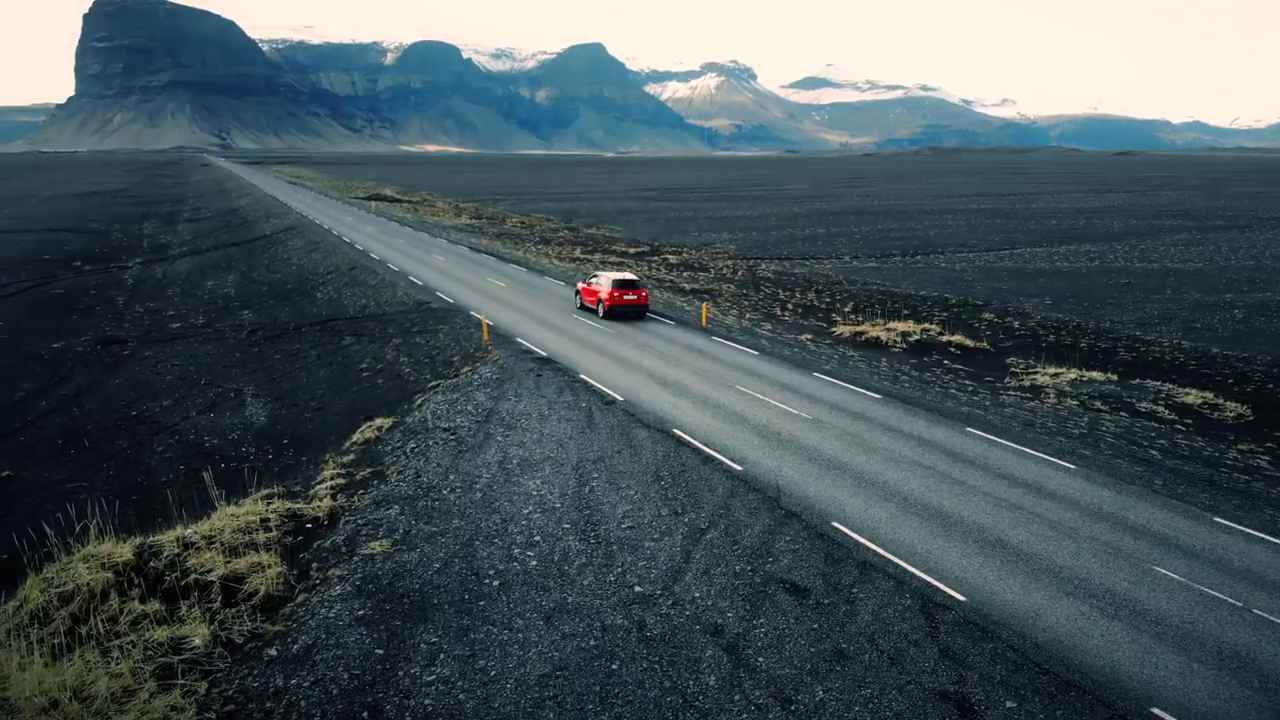
#> input picture frame 22 of car.mp4, 1280 x 720 px
$ jupyter execute lesson8.ipynb
#> lines starting #> are read from the running program, lines starting #| are printed output that depends on the picture; after the words box and inside, x2 and y2 are one past the last pixel; in counts of white or black regions, pixels touching at a corner belong together
[cell 1]
import cv2
import numpy as np

[cell 2]
cap = cv2.VideoCapture('car.mp4')

while True:
    ret, frame = cap.read()
#> frame is the input picture: shape (720, 1280, 3); mean B, G, R 90.4, 86.6, 72.1

    if ret:
        frame = cv2.cvtColor(frame, cv2.COLOR_BGR2GRAY)
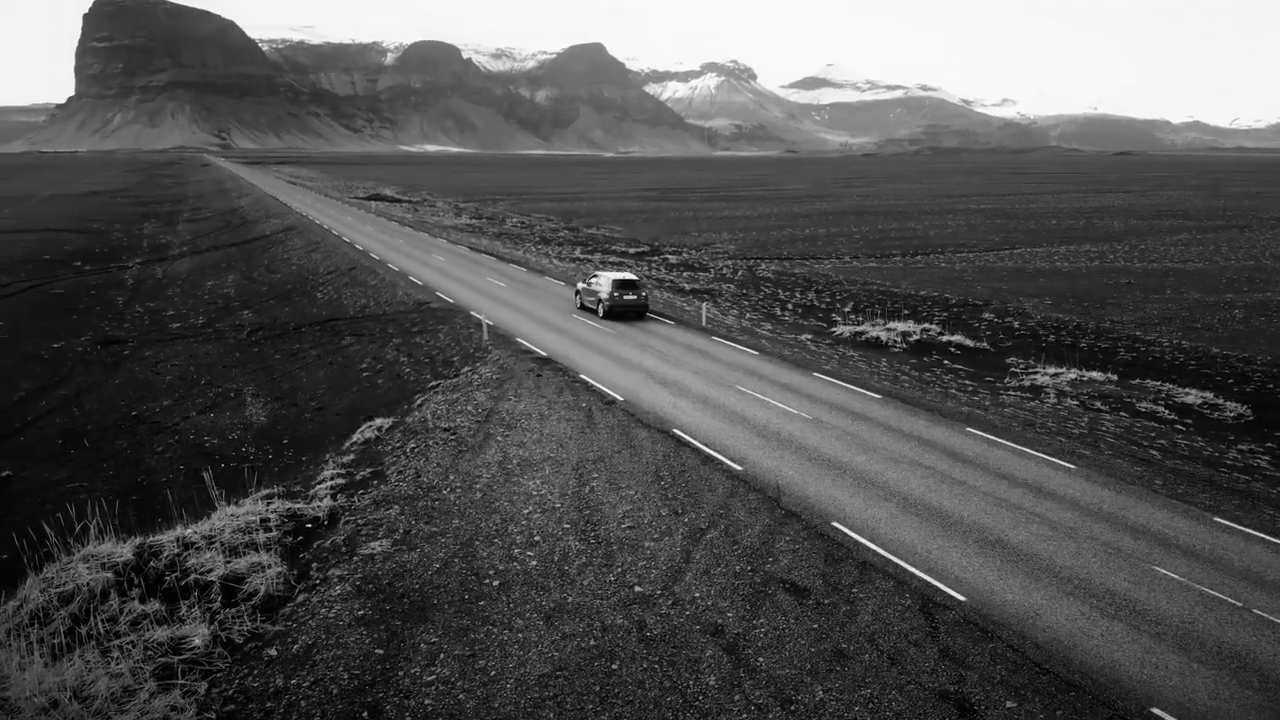
#> frame: shape (720, 1280); min 0, max 255, mean 82.7
        ret, t1 = cv2.threshold(frame, 127, 255, cv2.THRESH_BINARY)
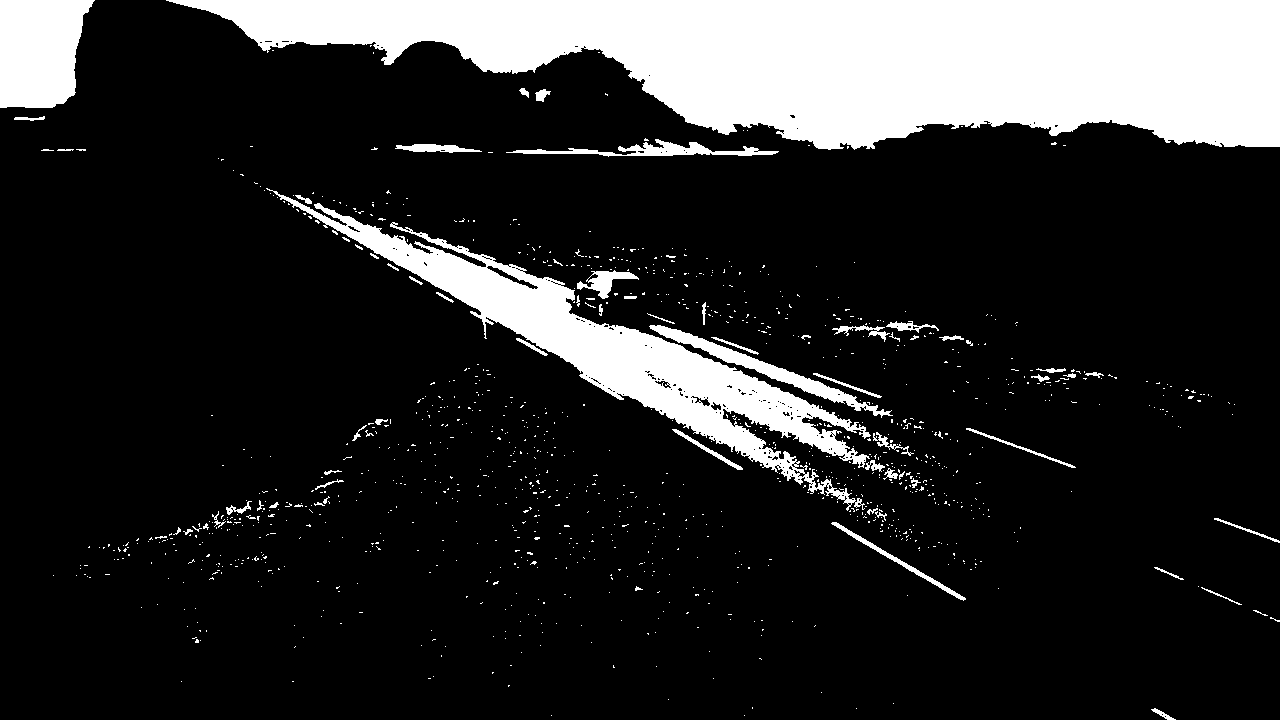
#> t1: shape (720, 1280); 17.1% white; 1143 white regions (1076 under 20 px), largest, box (x1, y1, x2, y2) and area: (166, 0, 1280, 150) 106495, (266, 188, 871, 511) 29088, (0, 0, 95, 108) 8388
        ret, t2 = cv2.threshold(frame, 127, 255, cv2.THRESH_BINARY_INV)
        ret, t3 = cv2.threshold(frame, 127, 255, cv2.THRESH_TRUNC)
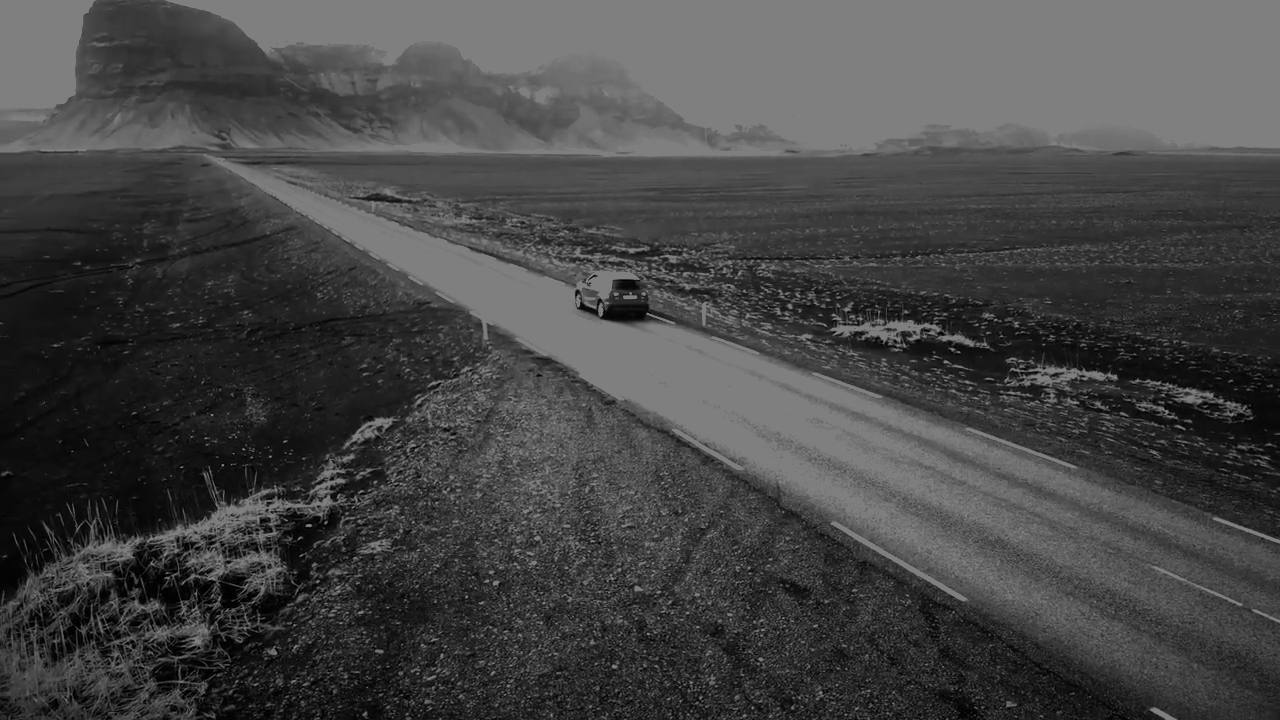
#> t3: shape (720, 1280); min 0, max 127, mean 69.4
        ret, t4 = cv2.threshold(frame, 127, 255, cv2.THRESH_TOZERO)
        ret, t5 = cv2.threshold(frame, 127, 255, cv2.THRESH_TOZERO_INV)
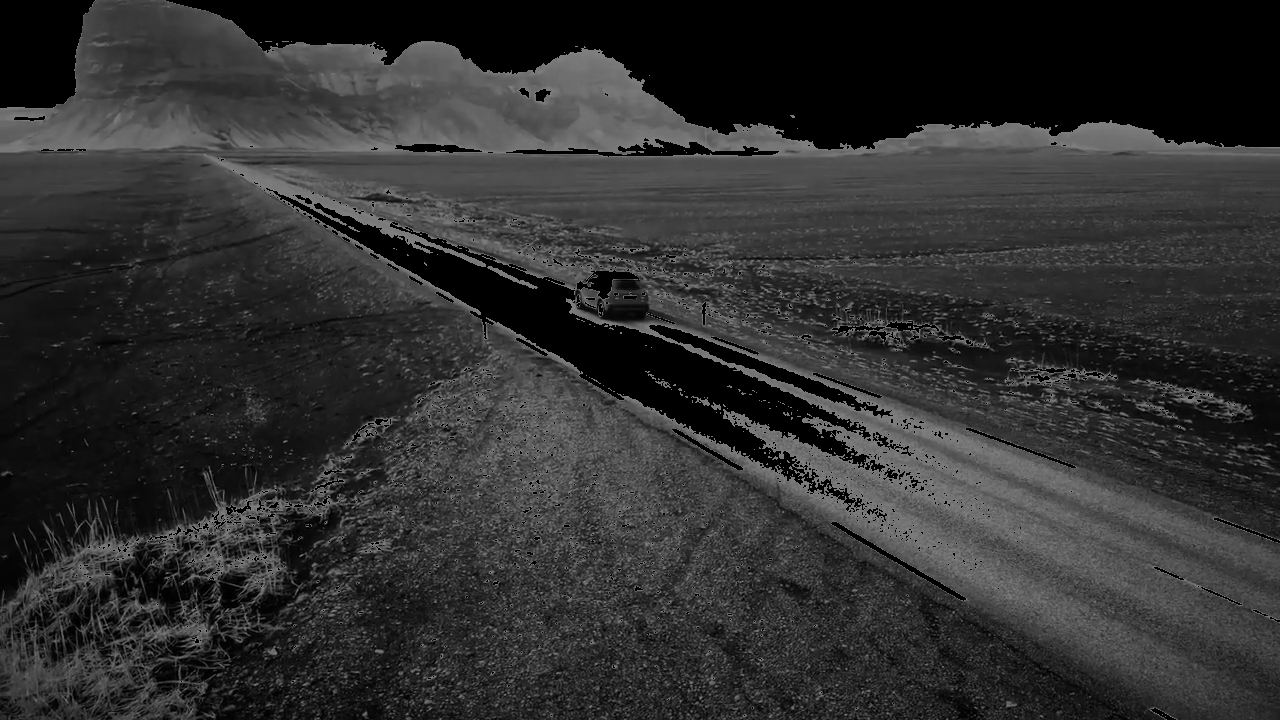
#> t5: shape (720, 1280); min 0, max 127, mean 47.7

        cv2.imshow('t1', t1)
        cv2.imshow('t2', t2)
        cv2.imshow('t3', t3)
        cv2.imshow('t4', t4)
        cv2.imshow('t5', t5)

    else:
        cap.set(cv2.CAP_PROP_POS_FRAMES, 0)
        continue
    if cv2.waitKey(1) & 0xFF == 27:
#> (key Esc is pressed here)
        break

cv2.destroyAllWindows()

$ run again, starting later in the video
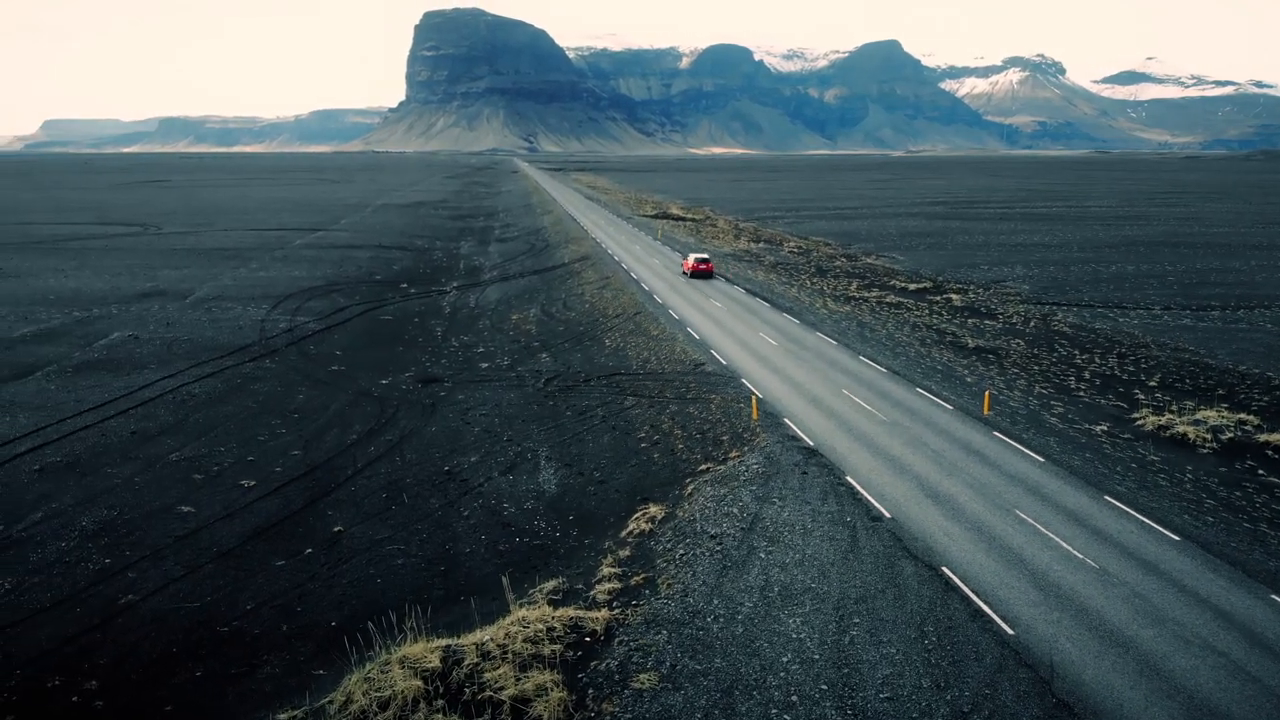
#> input picture frame 99 of car.mp4, 1280 x 720 px
#> frame is the input picture: shape (720, 1280, 3); mean B, G, R 89.3, 85.2, 71.1
#> frame: shape (720, 1280)
#> `ret, t1 = cv2.threshold(frame, 127, 255, cv2.THRESH_BINARY)`:
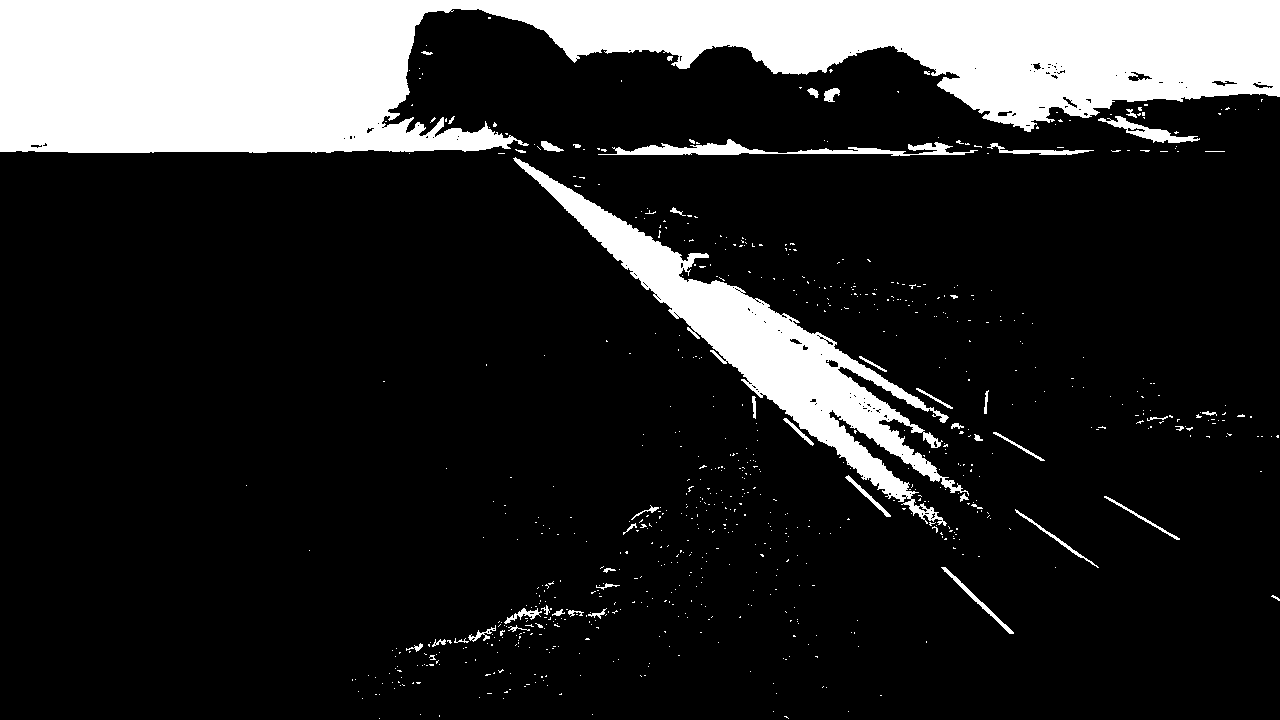
#> t1: shape (720, 1280); 17.3% white; 758 white regions (709 under 20 px), largest, box (x1, y1, x2, y2) and area: (0, 0, 1280, 153) 124213, (513, 157, 969, 526) 26347, (598, 139, 978, 156) 2207
#> `ret, t5 = cv2.threshold(frame, 127, 255, cv2.THRESH_TOZERO_INV)`:
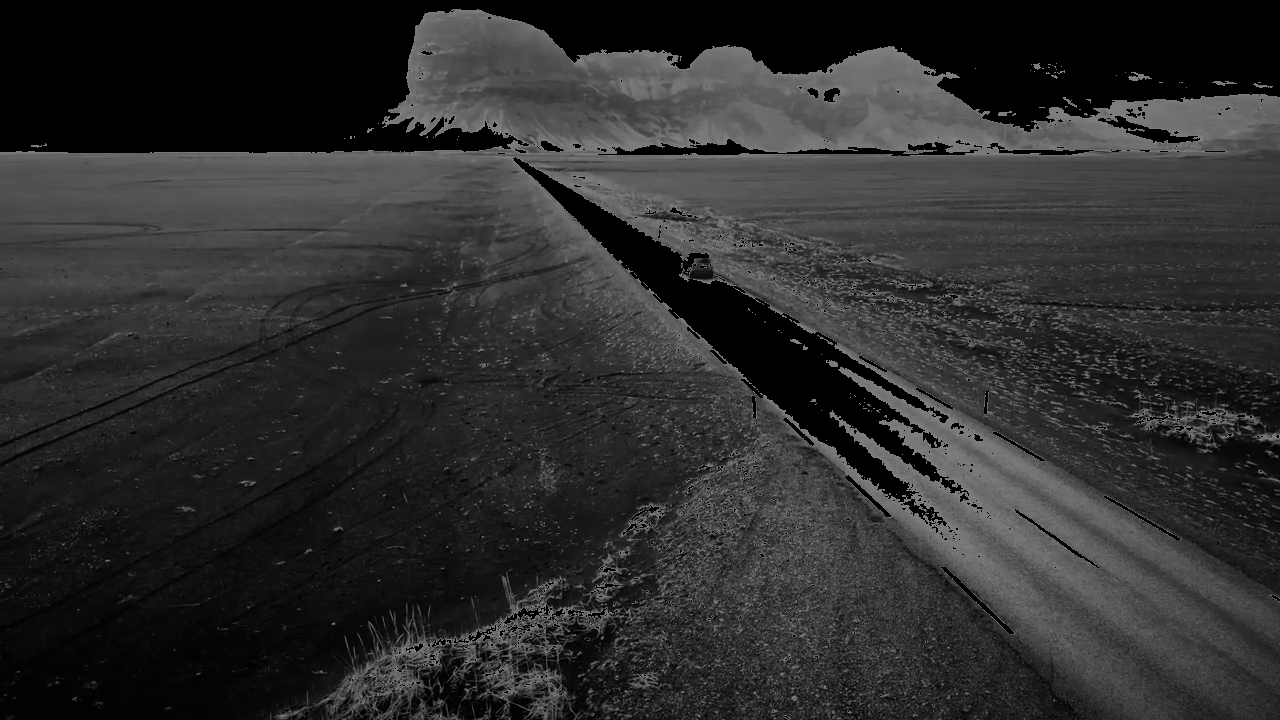
#> t5: shape (720, 1280); min 0, max 127, mean 45.6

$ run again, starting later in the video
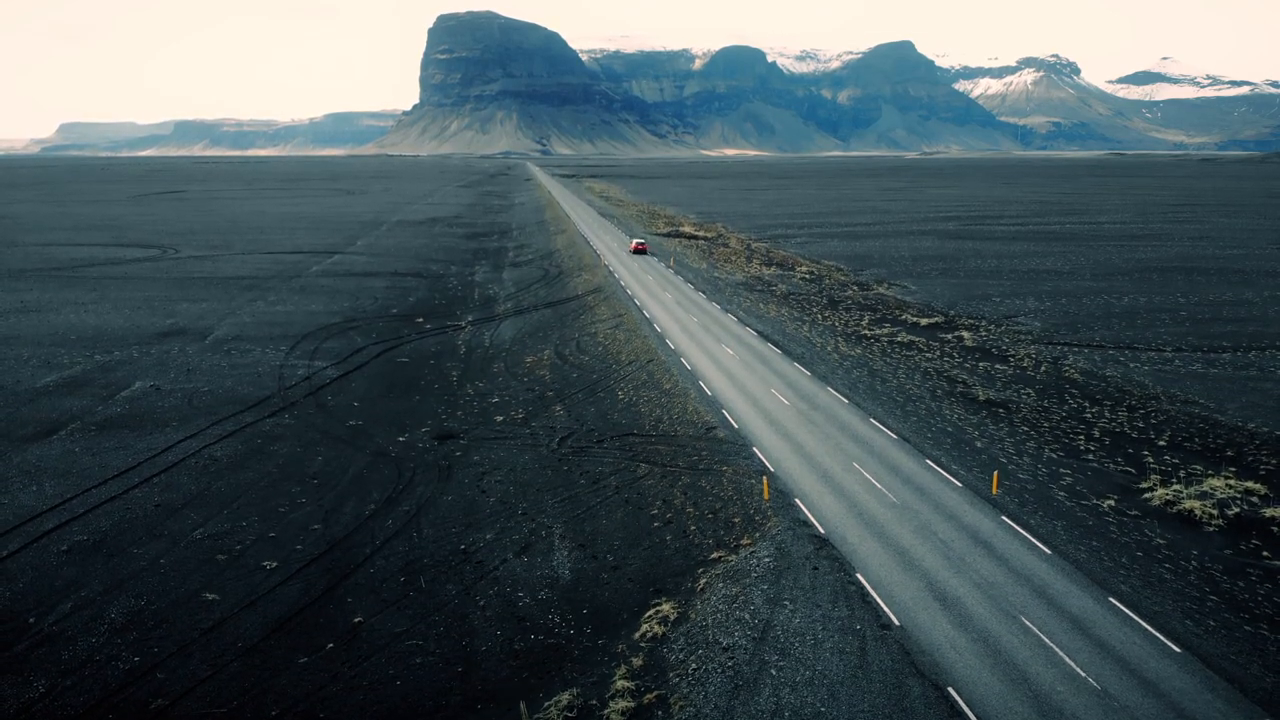
#> input picture frame 177 of car.mp4, 1280 x 720 px
#> frame is the input picture: shape (720, 1280, 3); mean B, G, R 87.9, 83.7, 69.3
#> frame: shape (720, 1280)
#> `ret, t1 = cv2.threshold(frame, 127, 255, cv2.THRESH_BINARY)`:
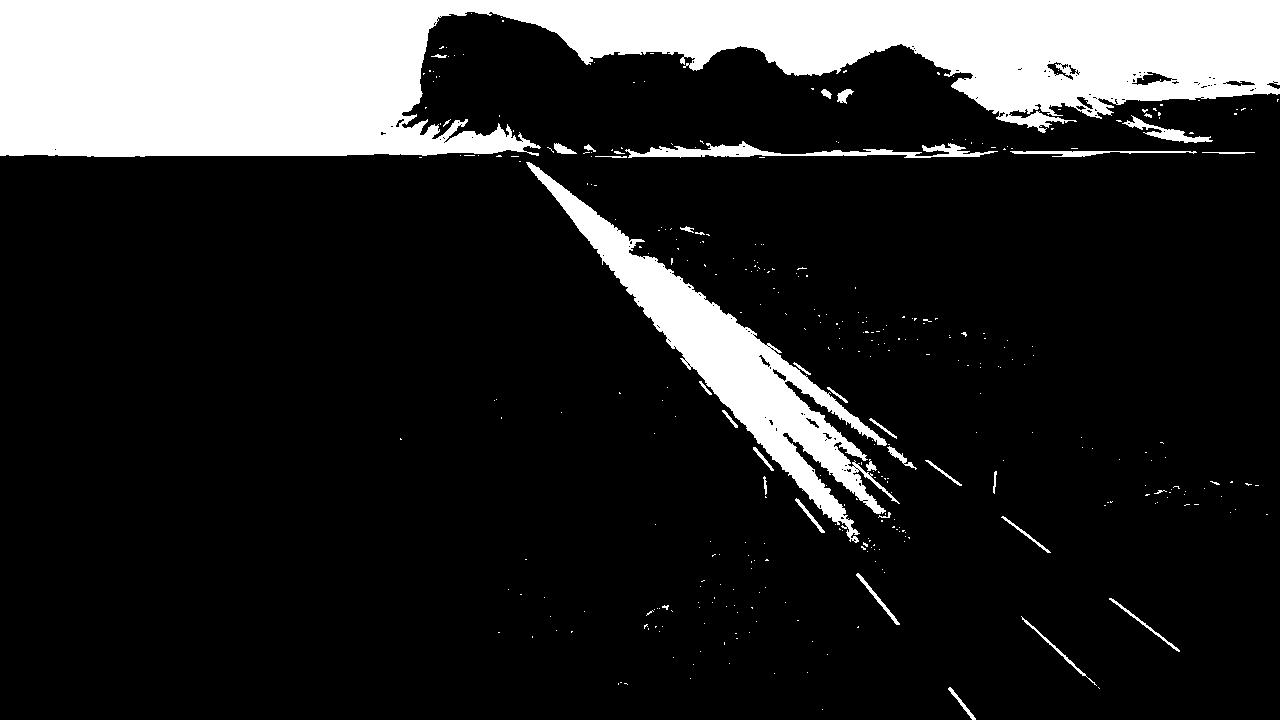
#> t1: shape (720, 1280); 17.1% white; 364 white regions (329 under 20 px), largest, box (x1, y1, x2, y2) and area: (0, 0, 1280, 157) 127100, (526, 162, 900, 543) 23272, (625, 141, 998, 158) 2290
#> `ret, t5 = cv2.threshold(frame, 127, 255, cv2.THRESH_TOZERO_INV)`:
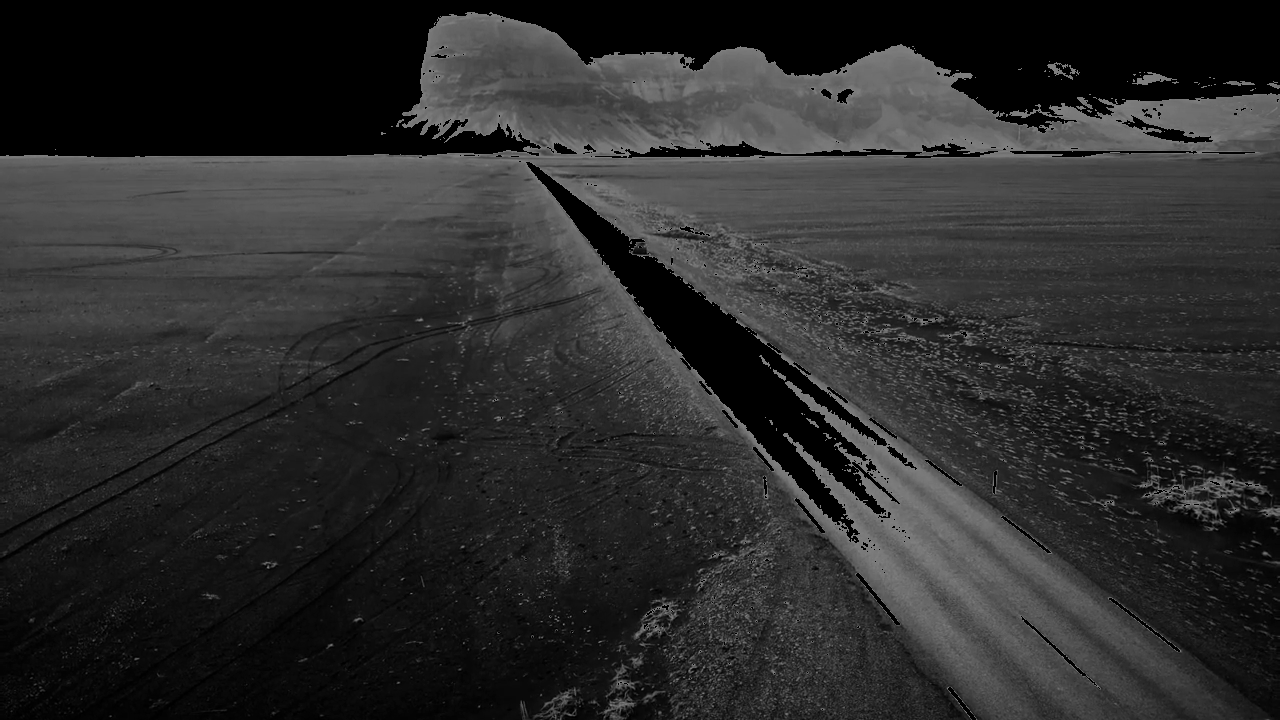
#> t5: shape (720, 1280); min 0, max 127, mean 43.9
